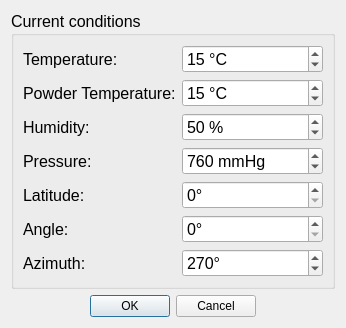
<?xml version="1.0" encoding="UTF-8"?>
<ui version="4.0">
 <class>CurrentAtmoDialog</class>
 <widget class="QDialog" name="CurrentAtmoDialog">
  <property name="geometry">
   <rect>
    <x>0</x>
    <y>0</y>
    <width>346</width>
    <height>298</height>
   </rect>
  </property>
  <property name="sizePolicy">
   <sizepolicy hsizetype="Fixed" vsizetype="Fixed">
    <horstretch>0</horstretch>
    <verstretch>0</verstretch>
   </sizepolicy>
  </property>
  <property name="windowTitle">
   <string>Current conditions</string>
  </property>
  <property name="windowIcon">
   <iconset resource="../.rsrc/res.qrc">
    <normaloff>:/title/Icon.png</normaloff>:/title/Icon.png</iconset>
  </property>
  <property name="styleSheet">
   <string notr="true"/>
  </property>
  <layout class="QGridLayout" name="gridLayout">
   <item row="0" column="0">
    <widget class="QGroupBox" name="groupBox_7">
     <property name="sizePolicy">
      <sizepolicy hsizetype="Expanding" vsizetype="Expanding">
       <horstretch>0</horstretch>
       <verstretch>0</verstretch>
      </sizepolicy>
     </property>
     <property name="maximumSize">
      <size>
       <width>16777215</width>
       <height>16777215</height>
      </size>
     </property>
     <property name="font">
      <font>
       <pointsize>12</pointsize>
      </font>
     </property>
     <property name="styleSheet">
      <string notr="true"/>
     </property>
     <property name="title">
      <string>Current conditions</string>
     </property>
     <layout class="QFormLayout" name="formLayout_16">
      <item row="0" column="0">
       <widget class="QLabel" name="label_79">
        <property name="font">
         <font>
          <pointsize>12</pointsize>
         </font>
        </property>
        <property name="text">
         <string>Temperature:</string>
        </property>
       </widget>
      </item>
      <item row="0" column="1">
       <widget class="QWidget" name="widget_39" native="true">
        <property name="minimumSize">
         <size>
          <width>0</width>
          <height>0</height>
         </size>
        </property>
        <property name="maximumSize">
         <size>
          <width>160</width>
          <height>16777215</height>
         </size>
        </property>
        <layout class="QHBoxLayout" name="horizontalLayout_55">
         <property name="spacing">
          <number>0</number>
         </property>
         <property name="leftMargin">
          <number>0</number>
         </property>
         <property name="topMargin">
          <number>0</number>
         </property>
         <property name="rightMargin">
          <number>0</number>
         </property>
         <property name="bottomMargin">
          <number>0</number>
         </property>
         <item>
          <widget class="QSpinBox" name="z_temp">
           <property name="font">
            <font>
             <pointsize>12</pointsize>
            </font>
           </property>
           <property name="styleSheet">
            <string notr="true"/>
           </property>
           <property name="showGroupSeparator" stdset="0">
            <bool>false</bool>
           </property>
           <property name="suffix">
            <string> °C</string>
           </property>
           <property name="value">
            <number>15</number>
           </property>
          </widget>
         </item>
        </layout>
       </widget>
      </item>
      <item row="1" column="0">
       <widget class="QLabel" name="label_80">
        <property name="font">
         <font>
          <pointsize>12</pointsize>
         </font>
        </property>
        <property name="text">
         <string>Powder Temperature:</string>
        </property>
       </widget>
      </item>
      <item row="1" column="1">
       <widget class="QWidget" name="widget_40" native="true">
        <property name="minimumSize">
         <size>
          <width>0</width>
          <height>0</height>
         </size>
        </property>
        <property name="maximumSize">
         <size>
          <width>160</width>
          <height>16777215</height>
         </size>
        </property>
        <layout class="QHBoxLayout" name="horizontalLayout_56">
         <property name="spacing">
          <number>0</number>
         </property>
         <property name="leftMargin">
          <number>0</number>
         </property>
         <property name="topMargin">
          <number>0</number>
         </property>
         <property name="rightMargin">
          <number>0</number>
         </property>
         <property name="bottomMargin">
          <number>0</number>
         </property>
         <item>
          <widget class="QSpinBox" name="z_powder_temp">
           <property name="font">
            <font>
             <pointsize>12</pointsize>
            </font>
           </property>
           <property name="styleSheet">
            <string notr="true"/>
           </property>
           <property name="suffix">
            <string> °C</string>
           </property>
           <property name="value">
            <number>15</number>
           </property>
          </widget>
         </item>
        </layout>
       </widget>
      </item>
      <item row="2" column="0">
       <widget class="QLabel" name="label_81">
        <property name="font">
         <font>
          <pointsize>12</pointsize>
         </font>
        </property>
        <property name="text">
         <string>Humidity:</string>
        </property>
       </widget>
      </item>
      <item row="2" column="1">
       <widget class="QWidget" name="widget_41" native="true">
        <property name="minimumSize">
         <size>
          <width>0</width>
          <height>0</height>
         </size>
        </property>
        <property name="maximumSize">
         <size>
          <width>160</width>
          <height>16777215</height>
         </size>
        </property>
        <layout class="QHBoxLayout" name="horizontalLayout_57">
         <property name="spacing">
          <number>0</number>
         </property>
         <property name="leftMargin">
          <number>0</number>
         </property>
         <property name="topMargin">
          <number>0</number>
         </property>
         <property name="rightMargin">
          <number>0</number>
         </property>
         <property name="bottomMargin">
          <number>0</number>
         </property>
         <item>
          <widget class="QSpinBox" name="z_humidity">
           <property name="font">
            <font>
             <pointsize>12</pointsize>
            </font>
           </property>
           <property name="styleSheet">
            <string notr="true"/>
           </property>
           <property name="suffix">
            <string> %</string>
           </property>
           <property name="value">
            <number>50</number>
           </property>
          </widget>
         </item>
        </layout>
       </widget>
      </item>
      <item row="3" column="0">
       <widget class="QLabel" name="label_82">
        <property name="font">
         <font>
          <pointsize>12</pointsize>
         </font>
        </property>
        <property name="text">
         <string>Pressure:</string>
        </property>
       </widget>
      </item>
      <item row="3" column="1">
       <widget class="QWidget" name="widget_42" native="true">
        <property name="minimumSize">
         <size>
          <width>0</width>
          <height>0</height>
         </size>
        </property>
        <property name="maximumSize">
         <size>
          <width>160</width>
          <height>16777215</height>
         </size>
        </property>
        <layout class="QHBoxLayout" name="horizontalLayout_58">
         <property name="spacing">
          <number>0</number>
         </property>
         <property name="leftMargin">
          <number>0</number>
         </property>
         <property name="topMargin">
          <number>0</number>
         </property>
         <property name="rightMargin">
          <number>0</number>
         </property>
         <property name="bottomMargin">
          <number>0</number>
         </property>
         <item>
          <widget class="QSpinBox" name="z_pressure">
           <property name="font">
            <font>
             <pointsize>12</pointsize>
            </font>
           </property>
           <property name="styleSheet">
            <string notr="true"/>
           </property>
           <property name="suffix">
            <string> mmHg</string>
           </property>
           <property name="maximum">
            <number>1100</number>
           </property>
           <property name="value">
            <number>760</number>
           </property>
          </widget>
         </item>
        </layout>
       </widget>
      </item>
      <item row="4" column="0">
       <widget class="QLabel" name="label_83">
        <property name="font">
         <font>
          <pointsize>12</pointsize>
         </font>
        </property>
        <property name="text">
         <string>Latitude:</string>
        </property>
       </widget>
      </item>
      <item row="4" column="1">
       <widget class="QWidget" name="widget_43" native="true">
        <property name="minimumSize">
         <size>
          <width>0</width>
          <height>0</height>
         </size>
        </property>
        <property name="maximumSize">
         <size>
          <width>160</width>
          <height>16777215</height>
         </size>
        </property>
        <layout class="QHBoxLayout" name="horizontalLayout_59">
         <property name="spacing">
          <number>0</number>
         </property>
         <property name="leftMargin">
          <number>0</number>
         </property>
         <property name="topMargin">
          <number>0</number>
         </property>
         <property name="rightMargin">
          <number>0</number>
         </property>
         <property name="bottomMargin">
          <number>0</number>
         </property>
         <item>
          <widget class="QSpinBox" name="z_latitude">
           <property name="font">
            <font>
             <pointsize>12</pointsize>
            </font>
           </property>
           <property name="styleSheet">
            <string notr="true"/>
           </property>
           <property name="suffix">
            <string>°</string>
           </property>
           <property name="maximum">
            <number>1000</number>
           </property>
           <property name="value">
            <number>0</number>
           </property>
          </widget>
         </item>
        </layout>
       </widget>
      </item>
      <item row="5" column="0">
       <widget class="QLabel" name="label_84">
        <property name="font">
         <font>
          <pointsize>12</pointsize>
         </font>
        </property>
        <property name="text">
         <string>Angle:</string>
        </property>
       </widget>
      </item>
      <item row="5" column="1">
       <widget class="QWidget" name="widget_44" native="true">
        <property name="minimumSize">
         <size>
          <width>0</width>
          <height>0</height>
         </size>
        </property>
        <property name="maximumSize">
         <size>
          <width>160</width>
          <height>16777215</height>
         </size>
        </property>
        <layout class="QHBoxLayout" name="horizontalLayout_60">
         <property name="spacing">
          <number>0</number>
         </property>
         <property name="leftMargin">
          <number>0</number>
         </property>
         <property name="topMargin">
          <number>0</number>
         </property>
         <property name="rightMargin">
          <number>0</number>
         </property>
         <property name="bottomMargin">
          <number>0</number>
         </property>
         <item>
          <widget class="QSpinBox" name="z_angle">
           <property name="font">
            <font>
             <pointsize>12</pointsize>
            </font>
           </property>
           <property name="styleSheet">
            <string notr="true"/>
           </property>
           <property name="suffix">
            <string>°</string>
           </property>
           <property name="maximum">
            <number>359</number>
           </property>
           <property name="value">
            <number>0</number>
           </property>
          </widget>
         </item>
        </layout>
       </widget>
      </item>
      <item row="6" column="0">
       <widget class="QLabel" name="label_85">
        <property name="font">
         <font>
          <pointsize>12</pointsize>
         </font>
        </property>
        <property name="text">
         <string>Azimuth:</string>
        </property>
       </widget>
      </item>
      <item row="6" column="1">
       <widget class="QWidget" name="widget_45" native="true">
        <property name="minimumSize">
         <size>
          <width>0</width>
          <height>0</height>
         </size>
        </property>
        <property name="maximumSize">
         <size>
          <width>160</width>
          <height>16777215</height>
         </size>
        </property>
        <layout class="QHBoxLayout" name="horizontalLayout_61">
         <property name="spacing">
          <number>0</number>
         </property>
         <property name="leftMargin">
          <number>0</number>
         </property>
         <property name="topMargin">
          <number>0</number>
         </property>
         <property name="rightMargin">
          <number>0</number>
         </property>
         <property name="bottomMargin">
          <number>0</number>
         </property>
         <item>
          <widget class="QSpinBox" name="z_azimuth">
           <property name="font">
            <font>
             <pointsize>12</pointsize>
            </font>
           </property>
           <property name="styleSheet">
            <string notr="true"/>
           </property>
           <property name="suffix">
            <string>°</string>
           </property>
           <property name="maximum">
            <number>359</number>
           </property>
           <property name="value">
            <number>270</number>
           </property>
          </widget>
         </item>
        </layout>
       </widget>
      </item>
     </layout>
    </widget>
   </item>
   <item row="1" column="0">
    <widget class="QDialogButtonBox" name="buttonBox">
     <property name="styleSheet">
      <string notr="true"/>
     </property>
     <property name="orientation">
      <enum>Qt::Horizontal</enum>
     </property>
     <property name="standardButtons">
      <set>QDialogButtonBox::Cancel|QDialogButtonBox::Ok</set>
     </property>
     <property name="centerButtons">
      <bool>true</bool>
     </property>
    </widget>
   </item>
  </layout>
 </widget>
 <resources>
  <include location="../.rsrc/res.qrc"/>
 </resources>
 <connections>
  <connection>
   <sender>buttonBox</sender>
   <signal>accepted()</signal>
   <receiver>CurrentAtmoDialog</receiver>
   <slot>accept()</slot>
   <hints>
    <hint type="sourcelabel">
     <x>248</x>
     <y>254</y>
    </hint>
    <hint type="destinationlabel">
     <x>157</x>
     <y>274</y>
    </hint>
   </hints>
  </connection>
  <connection>
   <sender>buttonBox</sender>
   <signal>rejected()</signal>
   <receiver>CurrentAtmoDialog</receiver>
   <slot>reject()</slot>
   <hints>
    <hint type="sourcelabel">
     <x>316</x>
     <y>260</y>
    </hint>
    <hint type="destinationlabel">
     <x>286</x>
     <y>274</y>
    </hint>
   </hints>
  </connection>
 </connections>
</ui>
